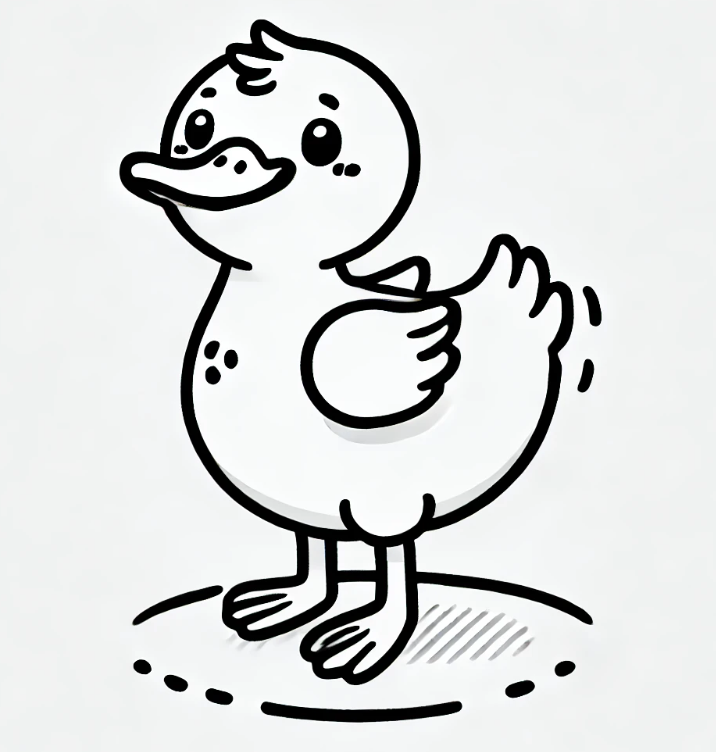
#> input picture Data/duckhw.png, 716 x 752 px
$ jupyter execute --allow-errors 4_LinearModel.ipynb
#> lines starting #> are read from the running program, lines starting #| are printed output that depends on the picture; after the words box and inside, x2 and y2 are one past the last pixel; in counts of white or black regions, pixels touching at a corner belong together
Example 1

We define a basic perceptron model. (See Example 3.4)

[cell 1]
import numpy as np
from sklearn.datasets import load_iris

# Load the iris dataset
iris = load_iris()
X, y = iris.data, iris.target
X = X[:100, :2]
X = X - np.mean(X, axis=0)
y = (y[:100]-0.5)*2

# Define the perceptron model in 2 steps
# 1. compute the linear (affine, the term is discussed later) score
def f_pre(X, w0, w1, b): # pre for pre-activation
    return w0*X[:, 0] + w1*X[:, 1] + b

# 2. define what to do with the score
def f_act(s):
    return 1/(np.exp(-s)+1)

[cell 2]
t= np.linspace(-5, 5, 100)
beta = 0.1
a = (1/(1+np.exp(-t*beta)) - 0.5) * 2.0
# i have just invented tanh()
#> (the rest of this cell did not finish here and is left out)

[cell 3]
w0 = 0.55
w1 = -0.2
a0 = 0.1


k = 99 # to specify a sample

xA = X[0]
xB = xA * 0.5

sA = w0 * xA[0] + w1 * xA[1] + a0
sB = w0 * xB[0] + w1 * xB[1] + a0

print(f"A: score {sA}, ")
print(f"B: score {sB}, ")

# is sB = sA * 0.5?

With the computational models ready, we can

"REPRESENT"

our hypotheses as a couple of numbers.

[cell 4]
percep1 = [0.1, 0.5, -0.4]

score1 = f_pre(X, percep1[0], percep1[1], percep1[2])
predprob1 = f_act(score1)
print(predprob1[:5], y[:5])

Example 2

Now it is clear that once the model is established, the format of input it can
accept has been fixed.

To apply perceptron model, the data must be prepared in the right format.

[cell 5]
import os
import numpy as np
from PIL import Image
from sklearn.model_selection import train_test_split
from sklearn.preprocessing import StandardScaler
from sklearn.linear_model import Perceptron
from sklearn.metrics import accuracy_score

# Define the directories
duck_dir = 'Data/DuckImages/Ducks'
cow_dir = 'Data/DuckImages/Cows'

# Function to load and preprocess images
def load_and_preprocess_images(directory, label):
    images = []
    labels = []
    for filename in os.listdir(directory):
        if filename.endswith('.webp'):
            image_path = os.path.join(directory, filename)
            image = Image.open(image_path).convert('RGB')
            image = image.resize((32, 32))
            image = np.array(image).astype(np.float32)
            image = (image / 127.5) - 1.0  # Normalize to [-1, 1]
            images.append(image)
            labels.append(label)
    return np.array(images), np.array(labels)

# Load and preprocess images
#> (the rest of this cell did not finish here and is left out)

[cell 6]
import matplotlib.pyplot as plt

[cell 7]
fig, axs = plt.subplots(1, 2, figsize=(12, 6))
#> (the rest of this cell did not finish here and is left out)

#> (a cell that did not finish here is left out)

Example 3

Example of data sample where the order is NOT fixed.

[cell 9]
imfile = "Data/duckhw.png"
image = Image.open(imfile).convert('RGB')
image = image.resize((128, 128))
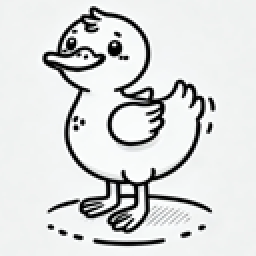
#> image: PIL image 128x128 RGB (shown 2 times larger); mean R, G, B 218, 219.7, 219.3
image = (np.array(image)[:, :, 0] > 128).astype(np.float32)
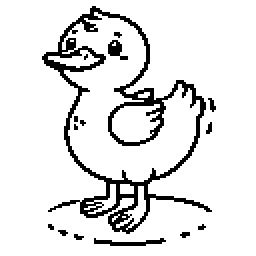
#> image: shape (128, 128) float32 (shown 2 times larger); values 0 (black) and 1 (white), 89.4% white; black in thin lines or dots, all inside (x1, y1, x2, y2) = (21, 3, 108, 123)
py, px = np.nonzero(1-image)
#> py = 1741 values from 3 to 122; px = 1741 values, max 107 at index 770, min 21 at index 330, mean 60.45
py = 128 - py
#> py = 1741 values, max 125 at index 0, min 6 at index 1723, mean 63.4

Note it is the collection that makes sense.

The order of the data can change.

Try to permute points in px, py, or just take a random subsets

[cell 10]
N = 50
idx = np.random.permutation(np.arange(len(px)))
#> idx = 1741 values, max 1740 at index 607, min 0 at index 1245, mean 870
idx = np.random.choice(idx, N)
#> idx = 50 values, max 1738 at index 23, min 1 at index 31, mean 943.6
px1 = px[idx]
#> px1 = 50 values, max 105 at index 20, min 23 at index 37, mean 55.98
py1 = py[idx]
#> py1 = 50 values, max 125 at index 31, min 6 at index 23, mean 57.92
fig, ax = plt.subplots(1, 1, figsize=(6, 6))
ax.scatter(px1, py1, s=10)
ax.axis('equal')
ax.set_xlim([0, 128])
ax.set_ylim([0, 128])
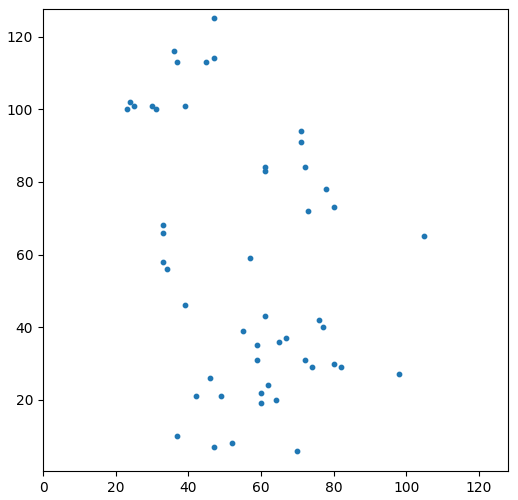
#> figure drawn by matplotlib, 1 panel

Example 4

Understand perceptron as a FUNCTION on the entire data space.

I.e. one perceptron object has its behaviour defined EVERYWHERE in the data domain.

[cell 11]
# recall the f_pre we defined above
iris = load_iris()
X, y = iris.data, iris.target
X = X[:100, :2]
X = X - np.mean(X, axis=0)
y = (y[:100]-0.5)*2

xgrid, ygrid = np.meshgrid(np.linspace(-1.2, 1.6, 50), np.linspace(-1.2, 1.2, 50))
gridsamples = np.stack([xgrid.flatten(), ygrid.flatten()]).T


w0 = 0.5
w1 = -0.5
gridscore = f_pre(gridsamples, w0, w1, 0)
plt.scatter(gridsamples[:, 0], gridsamples[:, 1],
            c=gridscore)
plt.scatter(X[:,0], X[:, 1], c=y)
plt.quiver([0], [0], [w0], [w1], color='r')
plt.axis('equal')
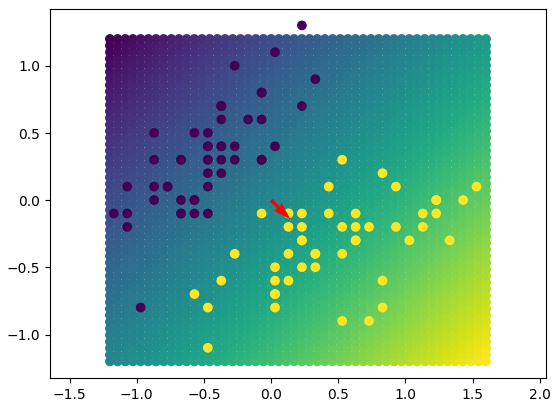
#> figure drawn by matplotlib, 1 panel

[cell 12]
fig2, ax2 = plt.subplots(constrained_layout=True)
ax2.contourf(xgrid, ygrid, gridscore.reshape(xgrid.shape))

C2 = ax2.contour(xgrid, ygrid, gridscore.reshape(xgrid.shape), colors=('k'))
ax2.clabel(C2, inline=True, fontsize=10)
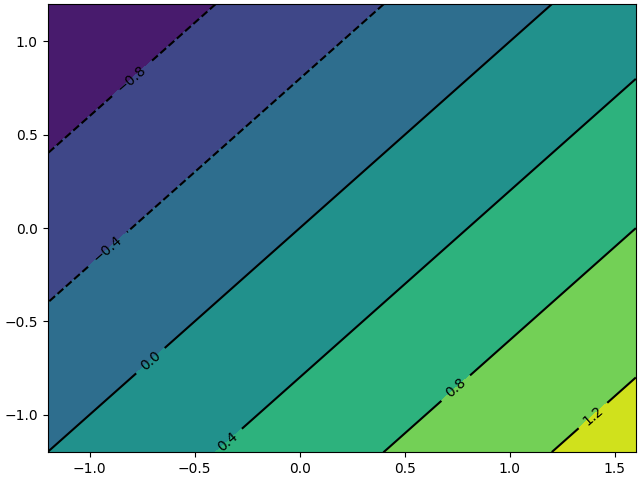
#> figure drawn by matplotlib, 1 panel

Example 5

What's the limit of linear model and why it is a BLESS.

Try to figure out some W0 and W1 to get the classification "right".

[cell 13]
X = np.array(
    [[-1, -1],
     [1, 1],
     [-1, 1],
     [1, -1],
     ]
) * 0.9
y = np.array([1, 1, -1, -1])

w0 = 0.5
w1 = -0.5
gridscore = f_pre(gridsamples, w0, w1, 0)

fig2, ax2 = plt.subplots(constrained_layout=True)
ax2.contourf(xgrid, ygrid, gridscore.reshape(xgrid.shape))

C2 = ax2.contour(xgrid, ygrid, gridscore.reshape(xgrid.shape), colors=('k'))

ax2.scatter(X[:, 0], X[:, 1], c=y, s=200, edgecolors='w', linewidths=3)
ax2.clabel(C2, inline=True, fontsize=10)

[cell 14]
iris = load_iris()
X, y = iris.data, iris.target
X = X[:100, :2]
X = X - np.mean(X, axis=0)
y = (y[:100]-0.5)*2

xgrid, ygrid = np.meshgrid(np.linspace(-1.2, 1.6, 50), np.linspace(-1.2, 1.2, 50))
gridsamples = np.stack([xgrid.flatten(), ygrid.flatten()]).T
rng = np.random.RandomState(42)
gridpred = []
for x_ in gridsamples:
    d = ((X - x_)**2).sum(axis=1)
    if np.min(d) < 0.002:
        i = np.argmin(d)
        gridpred.append(y[i])
    else:
        gridpred.append(rng.choice([-1, 1]))
gridpred = np.array(gridpred).reshape(xgrid.shape)

fig2, ax2 = plt.subplots(constrained_layout=True, figsize=(8,8))
ax2.scatter(xgrid, ygrid, c=gridpred, s=10, marker='s')


# ax2.scatter(X[:, 0], X[:, 1], c=y, s=60, edgecolors='k', linewidths=2)
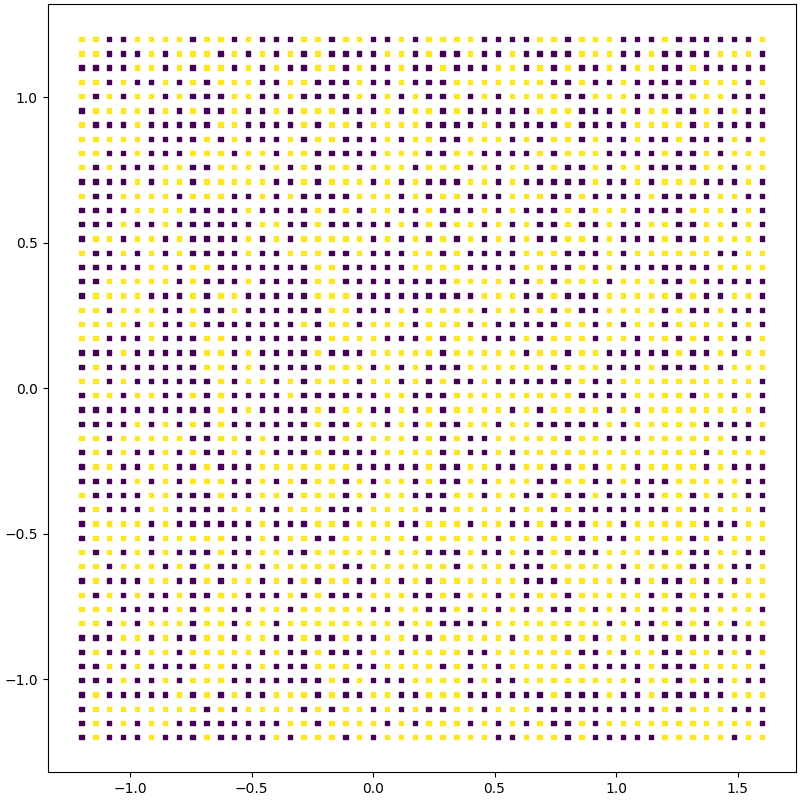
#> figure drawn by matplotlib, 1 panel

Example 6

Understand features with sound data.

[cell 15]
import sounddevice as sd

sample_rate = 44000  # Sample rate in Hertz
duration = 1  # Duration in seconds

#> (the rest of this cell did not finish here and is left out)

[cell 16]
import matplotlib.pyplot as plt
import numpy as np

#> (the rest of this cell did not finish here and is left out)

#> (a cell that did not finish here is left out)

#> (a cell that did not finish here is left out)

Make a few bases

[cell 19]
fq1 = 220
ts = np.linspace(0, np.pi * 2, 44000)
base1 = np.cos(ts*fq1)
# sd.play(base1)
plt.plot(ts[:4400], base1[:4400])

fq2 = fq1 * 4
base2 = np.cos(ts*fq2)

example_bases = [
    np.cos(ts*fq_) for fq_ in [261, 293, 329, 349, 392, 440, 493]
]
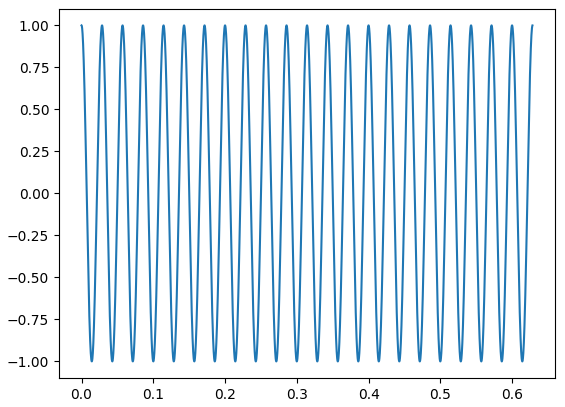
#> figure drawn by matplotlib, 1 panel; curve peaks at x = 0, y = 1
